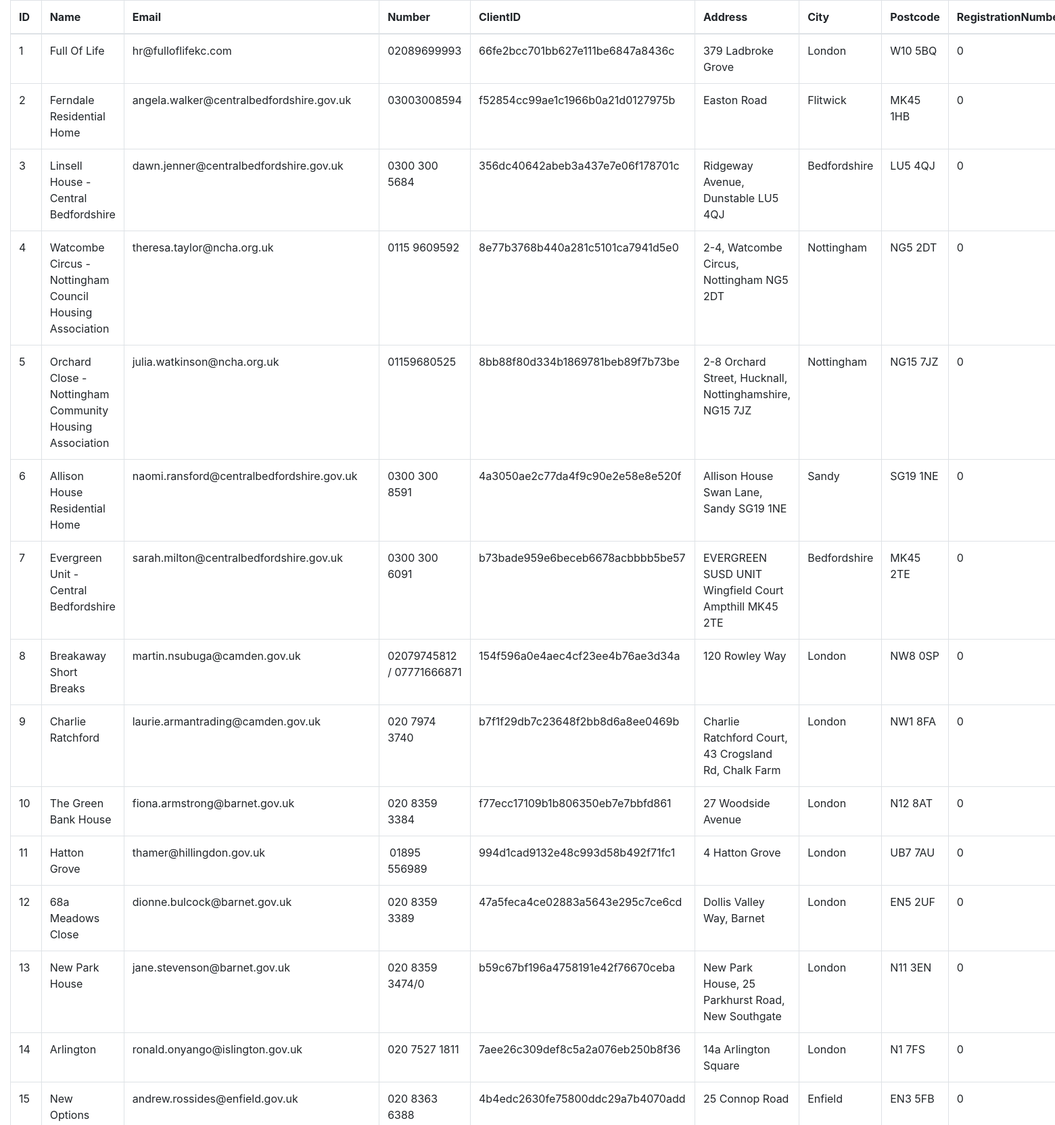
Page /data/branches.php (upper part) on the committed database.
### tables this page shows
CREATE TABLE `clients` (
  `id` int(11) NOT NULL,
  `status` text NOT NULL,
  `app_id` text NOT NULL,
  `client_id` text NOT NULL,
  `client_name` text NOT NULL,
  `email` text NOT NULL,
  `phonenumber` text NOT NULL,
  `telephone` text NOT NULL,
  `address` text NOT NULL,
  `city` text NOT NULL,
  `postcode` text NOT NULL,
  `type` text NOT NULL,
  `company_no` text NOT NULL,
  `vat_no` text NOT NULL,
  `logo` text NOT NULL,
  `businessterm` text NOT NULL,
  `rates` text NOT NULL,
  `managername` text NOT NULL,
  `emailaddress` text NOT NULL,
  `mobilenumber` text NOT NULL,
  `createdOn` text NOT NULL,
  `createdBy` text NOT NULL,
  `time` text NOT NULL
);

### data/branches.php (the view, shortened to what this page needs)
<?php
$host = 'localhost';
$user = 'root';
$password = '';
$dbname1 = 'broadmead';
$dsn1 = 'mysql:host=' . $host . ';dbname=' . $dbname1;
try {
    $db_1 = new PDO($dsn1, $user, $password);
    $db_1->setAttribute(PDO::ATTR_DEFAULT_STR_PARAM, PDO::PARAM_STR);
    $db_1->setAttribute(PDO::ATTR_ERRMODE, PDO::ERRMODE_EXCEPTION);
} catch (PDOException $e) {
    echo "<b>Error: </b> " . $e->getMessage();
}
?>
<!DOCTYPE html>
<html lang="en">
<head>
    <link rel="stylesheet" href="https://cdnjs.cloudflare.com/ajax/libs/font-awesome/4.7.0/css/font-awesome.css">
    <link rel="stylesheet" href="https://cdnjs.cloudflare.com/ajax/libs/twitter-bootstrap/4.0.0-alpha.6/css/bootstrap.min.css">
</head>
<body>
    <div class="contsainer">
        <div class="srow">
            <div class="col-md-12">
                <table class="table table-bordered" id="editableTable">
                    <thead>
                        <tr>
                            <th>ID</th>
                            <th>Name</th>
                            <th>Email</th>
                            <th>Number</th>
                            <th>ClientID</th>
                            <th>Address</th>
                            <th>City</th>
                            <th>Postcode</th>
                            <th>RegistrationNumber</th>
                        </tr>
                    </thead>
                    <tbody>
                        <?php
                        $n = 1;
                        $q = $db_1->query("SELECT * FROM `clients` ");
                        while ($row = $q->fetch(PDO::FETCH_OBJ)) { ?>
                            <?php
                            $name = $row->client_name;
                            $email = strtolower($row->email);
                            $phonenumber = $row->phonenumber;
                            $Address = $row->address;
                            $City = $row->city;
                            $Postcode = $row->postcode;
                            $client_id = $row->client_id;
                            $RegistrationNumber = $row->company_no;
                            ?>
                            <tr data-id="1">
                                <td><?php echo $n++; ?></td>
                                <td><?php echo $name; ?></td>
                                <td><?php echo $email; ?></td>
                                <td><?php echo $phonenumber; ?></td>
                                <td><?php echo md5($client_id); ?></td>
                                <td><?php echo $Address; ?></td>
                                <td><?php echo $City; ?></td>
                                <td><?php echo $Postcode; ?></td>
                                <td><?php echo $RegistrationNumber; ?></td>
                            </tr>
                        <?php } ?>
                    </tbody>
                </table>
            </div>
        </div>
    </div>
</body>
</html>

### rows in the picture
clients: client_name "Full Of Life", email "hr@fulloflifekc.com", phonenumber "02089699993", client "66fe2bcc701bb627e111be6847a8436c", address "379 Ladbroke Grove", city "London", postcode "W10 5BQ", company_no "0"
clients: client_name "Ferndale Residential Home", email "angela.walker@centralbedfordshire.gov.uk", phonenumber "03003008594", client "f52854cc99ae1c1966b0a21d0127975b", address "Easton Road", city "Flitwick", postcode "MK45 1HB", company_no "0"
clients: client_name "Linsell House - Central Bedfordshire", email "dawn.jenner@centralbedfordshire.gov.uk", phonenumber "0300 300 5684", client "356dc40642abeb3a437e7e06f178701c", address "Ridgeway Avenue, Dunstable LU5 4QJ", city "Bedfordshire", postcode "LU5 4QJ", company_no "0"
clients: client_name "Watcombe Circus - Nottingham Council Housing Association", email "theresa.taylor@ncha.org.uk", phonenumber "0115 9609592", client "8e77b3768b440a281c5101ca7941d5e0", address "2-4, Watcombe Circus, Nottingham NG5 2DT", city "Nottingham", postcode "NG5 2DT", company_no "0"
clients: client_name "Orchard Close - Nottingham Community Housing Association", email "julia.watkinson@ncha.org.uk", phonenumber "01159680525", client "8bb88f80d334b1869781beb89f7b73be", address "2-8 Orchard Street, Hucknall, Nottinghamshire, NG15 7JZ", city "Nottingham", postcode "NG15 7JZ", company_no "0"
clients: client_name "Allison House Residential Home", email "naomi.ransford@centralbedfordshire.gov.uk", phonenumber "0300 300 8591", client "4a3050ae2c77da4f9c90e2e58e8e520f", address "Allison House Swan Lane, Sandy SG19 1NE", city "Sandy", postcode "SG19 1NE", company_no "0"
clients: client_name "Evergreen Unit - Central Bedfordshire", email "sarah.milton@centralbedfordshire.gov.uk", phonenumber "0300 300 6091", client "b73bade959e6beceb6678acbbbb5be57", address "EVERGREEN SUSD UNIT Wingfield Court Ampthill MK45 2TE", city "Bedfordshire", postcode "MK45 2TE", company_no "0"
clients: client_name "Breakaway Short Breaks", email "martin.nsubuga@camden.gov.uk", phonenumber "02079745812 / 07771666871", client "154f596a0e4aec4cf23ee4b76ae3d34a", address "120 Rowley Way", city "London", postcode "NW8 0SP", company_no "0"
clients: client_name "Charlie Ratchford", email "laurie.armantrading@camden.gov.uk", phonenumber "020 7974 3740", client "b7f1f29db7c23648f2bb8d6a8ee0469b", address "Charlie Ratchford Court, 43 Crogsland Rd, Chalk Farm", city "London", postcode "NW1 8FA", company_no "0"
clients: client_name "The Green Bank House", email "fiona.armstrong@barnet.gov.uk", phonenumber "020 8359 3384", client "f77ecc17109b1b806350eb7e7bbfd861", address "27 Woodside Avenue", city "London", postcode "N12 8AT", company_no "0"
clients: client_name "Hatton Grove", email "thamer@hillingdon.gov.uk", phonenumber "01895 556989", client "994d1cad9132e48c993d58b492f71fc1", address "4 Hatton Grove", city "London", postcode "UB7 7AU", company_no "0"
clients: client_name "68a Meadows Close", email "dionne.bulcock@barnet.gov.uk", phonenumber "020 8359 3389", client "47a5feca4ce02883a5643e295c7ce6cd", address "Dollis Valley Way, Barnet", city "London", postcode "EN5 2UF", company_no "0"
clients: client_name "New Park House", email "jane.stevenson@barnet.gov.uk", phonenumber "020 8359 3474/0", client "b59c67bf196a4758191e42f76670ceba", address "New Park House, 25 Parkhurst Road, New Southgate", city "London", postcode "N11 3EN", company_no "0"
clients: client_name "Arlington", email "ronald.onyango@islington.gov.uk", phonenumber "020 7527 1811", client "7aee26c309def8c5a2a076eb250b8f36", address "14a Arlington Square", city "London", postcode "N1 7FS", company_no "0"
clients: client_name "New Options", email "andrew.rossides@enfield.gov.uk", phonenumber "020 8363 6388", client "4b4edc2630fe75800ddc29a7b4070add", address "25 Connop Road", city "Enfield", postcode "EN3 5FB", company_no "0"
